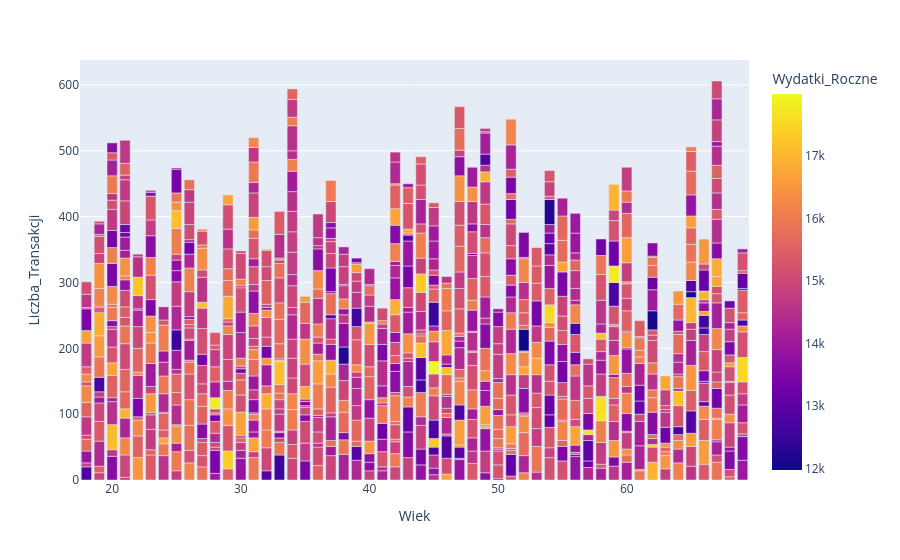

This figure's notebook cell:
### Code cell
fig = px.bar(dane_klientow, x="Wiek", y="Liczba_Transakcji", color="Wydatki_Roczne")
fig.show()

### Figure 1 — Plotly figure (JSON) as saved in the notebook; plotly's stock layout.template omitted (floating-point values rounded to 4 significant figures; data arrays with more than 128 entries replaced by an {"elided": "..."} marker saying what was removed)
{"data": [{"hovertemplate": "Wiek=%{x}<br>Liczba_Transakcji=%{y}<br>Wydatki_Roczne=%{marker.color}<extra></extra>", "legendgroup": "", "marker": {"color": {"elided": "1000 float values"}, "coloraxis": "coloraxis", "pattern": {"shape": ""}}, "name": "", "orientation": "v", "showlegend": false, "textposition": "auto", "type": "bar", "x": {"elided": "1000 int values"}, "xaxis": "x", "y": {"elided": "1000 int values"}, "yaxis": "y"}], "layout": {"barmode": "relative", "coloraxis": {"colorbar": {"title": {"text": "Wydatki_Roczne"}}, "colorscale": [[0, "#0d0887"], [0.1111, "#46039f"], [0.2222, "#7201a8"], [0.3333, "#9c179e"], [0.4444, "#bd3786"], [0.5556, "#d8576b"], [0.6667, "#ed7953"], [0.7778, "#fb9f3a"], [0.8889, "#fdca26"], [1, "#f0f921"]]}, "legend": {"tracegroupgap": 0}, "margin": {"t": 60}, "xaxis": {"anchor": "y", "domain": [0, 1], "title": {"text": "Wiek"}}, "yaxis": {"anchor": "x", "domain": [0, 1], "title": {"text": "Liczba_Transakcji"}}}}
